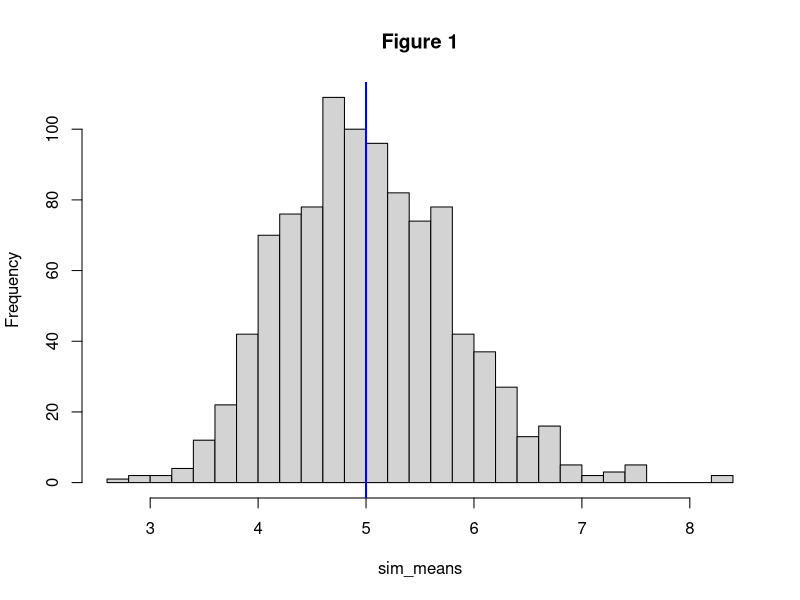
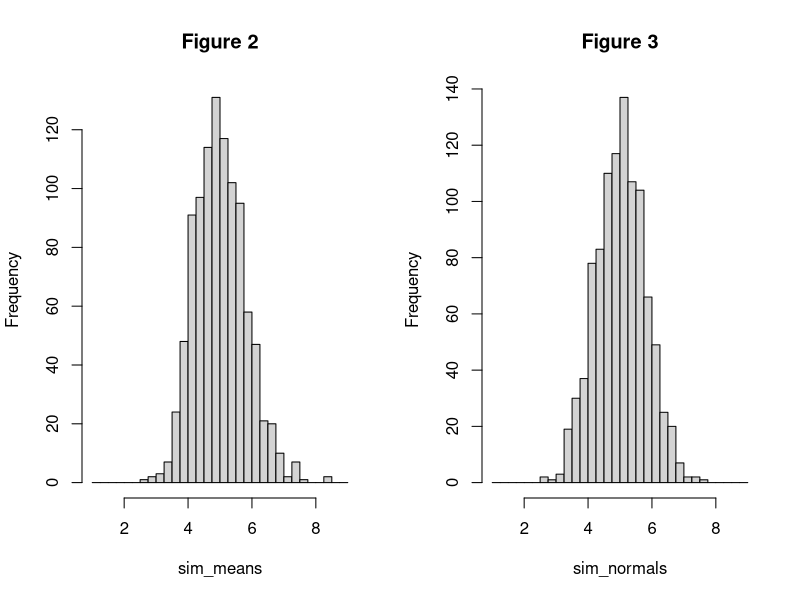

Generate these figures, in order, with R:
## ---- chunk 1
lambda <- 0.2
n <- 40
nosim <- 1000
## ---- chunk 2
sim_means <- replicate(nosim, { mean(rexp(n, rate=lambda)) })
population_mean <- 1/lambda

c(mean(sim_means), population_mean)
## ---- chunk 3
hist(sim_means, main="Figure 1", breaks="Scott")
abline(v = population_mean, col = "blue", lwd = 2)
## ---- chunk 4
sample_var <- var(sim_means)
population_var <- ((1/lambda)^2)/n
population_sd <- sqrt(population_var)
    
c(sample_var, population_var)
## ---- chunk 5
sim_normals <- rnorm(nosim, mean=population_mean, sd=population_sd)
## ---- chunk 6
par(mfrow=c(1,2)) 
hist(sim_means, main="Figure 2", breaks=seq(1,9,0.25))
hist(sim_normals, main="Figure 3", breaks=seq(1,9,0.25))
